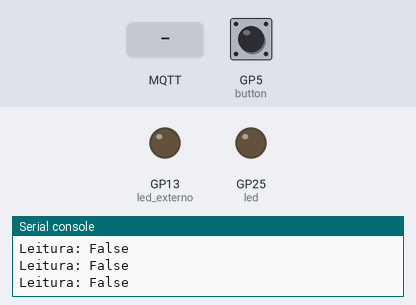
This program was run on a simulated Raspberry Pi Pico running MicroPython. Shown: output pins drawn as LEDs (lit = HIGH), the last lines printed to the serial console. The test bench sets the inputs (shaded band); at power-on: GP5 (button) HIGH. WiFi joins after 1.5 s; no MQTT or app messages arrive unless stated.

Above: at 3.3 s.
3.4 s: GP5 (button) pulled LOW for 0.6 s
At 4.6 s:
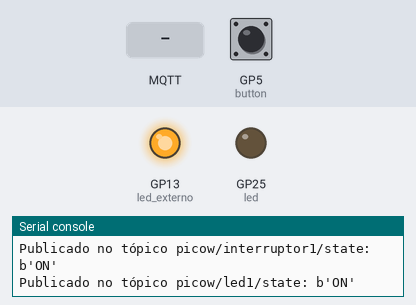
5.6 s: GP5 (button) pulled LOW for 1 s
At 6.4 s:
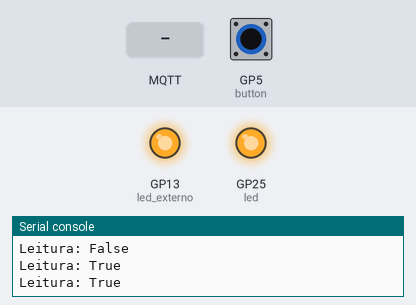
8.1 s: MQTT message "ON" arrives on the first subscribed topic
At 9.3 s:
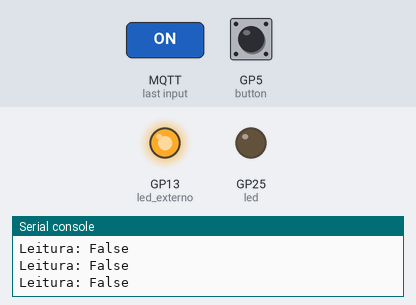
9.6 s: MQTT message "OFF" arrives on the first subscribed topic
At 10.6 s:
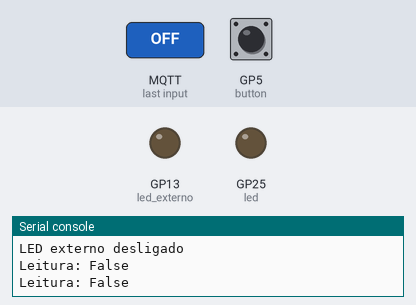
11.1 s: GP5 (button) pulled LOW for 3.2 s
At 11.9 s:
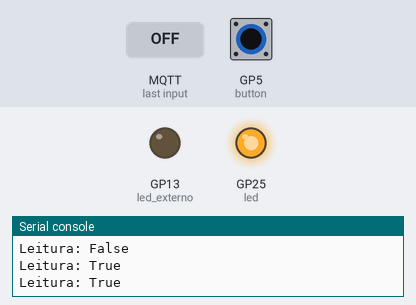
Timing chart, 0 to 16.2 s (numbered marks = the images above; inputs shaded):
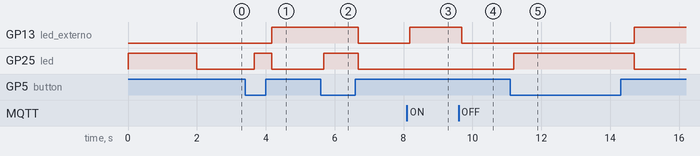

Measured:
- after the input at 3.4 s, GP13 (led_externo): LOW → HIGH after 0.77 s; GP25 (led): LOW → HIGH after 0.27 s, → LOW 0.50 s later
- after the input at 5.6 s, GP13 (led_externo): HIGH → LOW after 1.1 s; GP25 (led): LOW → HIGH after 0.08 s, → LOW 1.0 s later
- after the input at 8.1 s, GP13 (led_externo): LOW → HIGH after 0.08 s
- after the input at 9.6 s, GP13 (led_externo): HIGH → LOW after 0.09 s
- after the input at 11.1 s, GP13 (led_externo): LOW → HIGH after 3.6 s; GP25 (led): LOW → HIGH after 0.09 s, → LOW 3.5 s later

The program:

main.py
```python
import network
import time
from machine import Pin
import ujson
from umqtt.simple import MQTTClient

# Informações do WiFi
WIFI_SSID = "SEU_WIFI"
WIFI_PASSWORD = "SUA_SENHA_WIFI"

# Informações do Servidor MQTT
MQTT_SERVER = "SEU_IP_DO_HOME_ASSISNTENT"  # Substitua pelo IP real
MQTT_PORT = 1883
MQTT_USER = "SEU_USUARIO_MQTT"
MQTT_PASS = "SUA_SENHA_MQTT"
MQTT_CLIENT_ID = "picow"

# Definição de tópicos MQTT
MQTT_TOPIC_STATE = "picow/interruptor1/state"
MQTT_TOPIC_CONFIG = "homeassistant/binary_sensor/picow/interruptor1/config"
# Novos tópicos para o LED
MQTT_TOPIC_LED_STATE = "picow/led1/state"
MQTT_TOPIC_LED_SET = "picow/led1/set"
MQTT_TOPIC_LED_CONFIG = "homeassistant/light/picow/led1/config"

# Variáveis
ultimo_valor = 0
time_counter = 0
estado_interruptor = False  # Estado lógico do interruptor (ligado/desligado)

# Pinos
PIN_BOTAO = 5
PIN_LED_EXTERNO = 13  # Pino para o LED externo
led = Pin("LED", Pin.OUT)  # LED onboard do Pico W
led_externo = Pin(PIN_LED_EXTERNO, Pin.OUT)  # LED externo controlável

# Intervalo de tempo para atualização periódica (em ms)
UPDATE_INTERVAL = 500
HEARTBEAT_INTERVAL = 600  # equivalente a 600 ciclos de 500ms = 5 minutos

# Configuração do botão
button = Pin(PIN_BOTAO, Pin.IN, Pin.PULL_UP)

# Instância do client MQTT
mqtt_client = None

def conectar_wifi():
    """Conecta ao WiFi"""
    print("Conectando ao WiFi...")
    wlan = network.WLAN(network.STA_IF)
    wlan.active(True)

    # Pisca o LED durante a conexão
    led.value(1)

    wlan.connect(WIFI_SSID, WIFI_PASSWORD)

    # Aguarda conexão ou falha
    max_wait = 10
    while max_wait > 0:
        if wlan.status() < 0 or wlan.status() >= 3:
            break
        max_wait -= 1
        print("Aguardando conexão...")
        time.sleep(1)

    # Verifica status da conexão
    if wlan.status() != 3:
        led.value(0)
        print("Falha na conexão. Status:", wlan.status())
        return False

    # Conexão bem-sucedida
    print("Conectado ao WiFi!")
    status = wlan.ifconfig()
    print("IP:", status[0])
    led.value(0)
    return True

def mqtt_callback(topic, msg):
    """Callback para mensagens MQTT recebidas"""
    topic = topic.decode('utf-8')
    msg = msg.decode('utf-8')
    print(f"Mensagem recebida no tópico {topic}: {msg}")

    # Verificar se é comando para o LED
    if topic == MQTT_TOPIC_LED_SET:
        if msg == "ON":
            led_externo.value(1)
            publicar_mqtt(MQTT_TOPIC_LED_STATE, b"ON")
            print("LED externo ligado")
        elif msg == "OFF":
            led_externo.value(0)
            publicar_mqtt(MQTT_TOPIC_LED_STATE, b"OFF")
            print("LED externo desligado")

def iniciar_mqtt():
    """Inicializa a conexão MQTT"""
    global mqtt_client
    print("Iniciando MQTT...")

    try:
        mqtt_client = MQTTClient(
            MQTT_CLIENT_ID,
            MQTT_SERVER,
            port=MQTT_PORT,
            user=MQTT_USER,
            password=MQTT_PASS,
            keepalive=60
        )
        mqtt_client.set_callback(mqtt_callback)
        mqtt_client.connect()

        # Inscrever-se no tópico de controle do LED
        mqtt_client.subscribe(MQTT_TOPIC_LED_SET)

        print("MQTT conectado")
        return True
    except Exception as e:
        print("Falha ao conectar ao MQTT:", e)
        return False

def publicar_mqtt(topic, payload):
    """Publica mensagem MQTT"""
    try:
        mqtt_client.publish(topic, payload)
        print(f"Publicado no tópico {topic}: {payload}")
        return True
    except Exception as e:
        print("Erro ao publicar:", e)
        try:
            # Tenta reconectar
            mqtt_client.connect()
            # Inscrever-se novamente após reconexão
            mqtt_client.subscribe(MQTT_TOPIC_LED_SET)
            mqtt_client.publish(topic, payload)
            print("Reconectado e publicado com sucesso")
            return True
        except:
            print("Falha na reconexão MQTT")
            return False

def configurar_ha_discovery():
    """Configura discovery do Home Assistant"""
    # Configuração para o sensor (interruptor)
    config_sensor = {
        "expire_after": "600",
        "icon": "mdi:gesture-tap-button",
        "name": "Interruptor 1 Pico W",
        "state_topic": "picow/interruptor1/state"
    }
    publicar_mqtt(MQTT_TOPIC_CONFIG, ujson.dumps(config_sensor))

    # Configuração para o LED controlável
    config_led = {
        "name": "LED 1 Pico W",
        "unique_id": "picow_led1",
        "schema": "json",
        "state_topic": MQTT_TOPIC_LED_STATE,
        "command_topic": MQTT_TOPIC_LED_SET,
        "icon": "mdi:led-on",
        "optimistic": False
    }
    publicar_mqtt(MQTT_TOPIC_LED_CONFIG, ujson.dumps(config_led))

# Programa principal
print("Iniciando...")

# Conecta ao WiFi
if not conectar_wifi():
    print("Reinicie o dispositivo para tentar novamente")
else:
    # Inicializa MQTT
    if iniciar_mqtt():
        # Configura sensor no Home Assistant
        configurar_ha_discovery()

        # Primeira leitura
        leitura_botao = not button.value()  # Invertido devido ao pull-up
        print("Primeira Leitura:", leitura_botao)

        # Inicializa o estado do interruptor como desligado por padrão
        estado_interruptor = False
        ultimo_valor = leitura_botao
        publicar_mqtt(MQTT_TOPIC_STATE, b"OFF")

        # Envia estado inicial do LED
        led_externo.value(False)  # Inicia com o LED desligado
        publicar_mqtt(MQTT_TOPIC_LED_STATE, b"OFF")

        # Loop principal
        while True:
            # Verifica mensagens MQTT pendentes
            mqtt_client.check_msg()

            # Lê o estado do botão
            leitura_botao = not button.value()  # Invertido devido ao pull-up
            print("Leitura:", leitura_botao)

            # Acende o LED interno quando o botão é pressionado (para debug)
            led.value(leitura_botao)

            # Detecta borda de descida (quando o botão é solto)
            if leitura_botao != ultimo_valor:
                if leitura_botao == 1:  # Botão pressionado
                    ultimo_valor = leitura_botao
                    # Não faz nada aqui, apenas registra o pressionamento
                elif leitura_botao == 0 and ultimo_valor == 1:  # Botão solto após ser pressionado
                    ultimo_valor = leitura_botao
                    # Toggle do estado do interruptor quando o botão é solto
                    estado_interruptor = not estado_interruptor

                    # Publica o novo estado
                    if estado_interruptor:
                        publicar_mqtt(MQTT_TOPIC_STATE, b"ON")
                    else:
                        publicar_mqtt(MQTT_TOPIC_STATE, b"OFF")

                    # Opcional: toggle LED quando o estado muda
                    led_externo.value(estado_interruptor)
                    publicar_mqtt(MQTT_TOPIC_LED_STATE, b"ON" if led_externo.value() else b"OFF")

            # Contador para heartbeat periódico
            if time_counter < HEARTBEAT_INTERVAL:
                time_counter += 1
            else:
                # Enviar estado atual para manter o sensor ativo no HA
                publicar_mqtt(MQTT_TOPIC_STATE, b"ON" if estado_interruptor else b"OFF")

                # Enviar também o estado atual do LED
                publicar_mqtt(MQTT_TOPIC_LED_STATE, b"ON" if led_externo.value() else b"OFF")

                time_counter = 0

            time.sleep(UPDATE_INTERVAL / 1000)  # Converte ms para segundos
```
